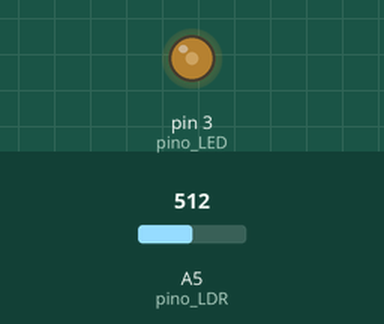
Recording of a sketch running on a simulated Arduino Uno, built with avr-gcc and run on an emulated ATmega328P. On the bench: output pins drawn as LEDs (lit = HIGH). The test bench sets the inputs (shaded band); at power-on: A5 (pino_LDR) = 512.

Above: at 1.2 s.
1.3 s: A5 (pino_LDR) set to 390
At 2.1 s:
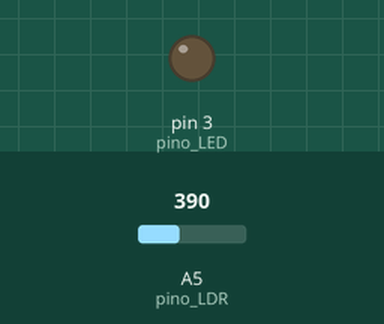
2.8 s: A5 (pino_LDR) set to 414
At 3.2 s:
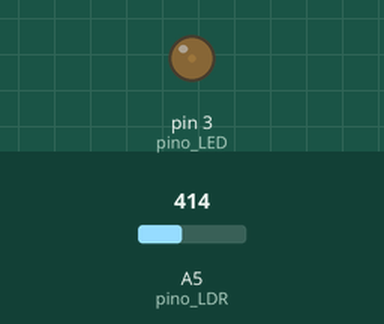
4.3 s: A5 (pino_LDR) set to 710
At 5.5 s:
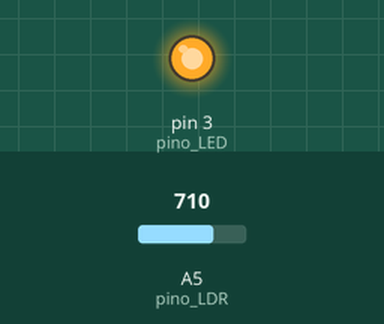
5.8 s: A5 (pino_LDR) set to 306
At 6.7 s:
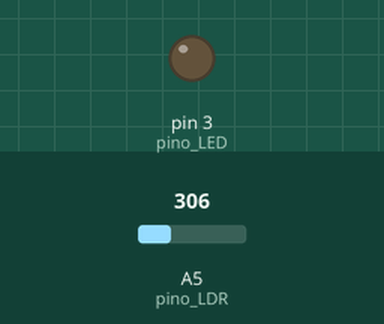
7.3 s: A5 (pino_LDR) set to 716
At 7.9 s:
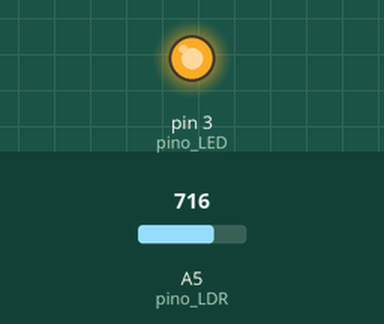
Timing chart, 0 to 9.8 s (numbered marks = the images above; inputs shaded):
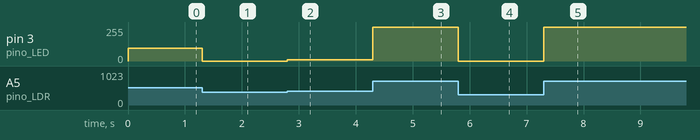

The sketch:

Programa_06.ino
```cpp
// MINICURSO DE ARDUINO
// DIA 2
// 6º PROGRAMA

#define pino_LED 3
#define pino_LDR A5

int brilho, leitura_LDR;

// A função setup() é executada apenas um vez
void setup()
{
	// Definindo que o pino 3 será utilizado como saída
	pinMode(pino_LED, OUTPUT);

	// Definindo que o pino A5 será utilizado como entrada
	pinMode(pino_LDR, INPUT);
}

// A função loop() é executada repetidamente
void loop()
{
	leitura_LDR = analogRead(pino_LDR);

	if(leitura_LDR > 700)  // Limite Superior
		leitura_LDR = 700;

	if(leitura_LDR < 400)  // Limite Inferior
		leitura_LDR = 400;

	brilho = map(leitura_LDR, 400, 700, 0, 255);

	analogWrite(pino_LED, brilho);
	delay(1);
}
```

Measured:
- after the input at 1.3 s, pin 3 (pino_LED): 95/255 → 0/255 at once
- after the input at 2.8 s, pin 3 (pino_LED): 0/255 → 11/255 at once
- after the input at 4.3 s, pin 3 (pino_LED): 11/255 → 255/255 at once
- after the input at 5.8 s, pin 3 (pino_LED): 255/255 → 0/255 at once
- after the input at 7.3 s, pin 3 (pino_LED): 0/255 → 255/255 at once
